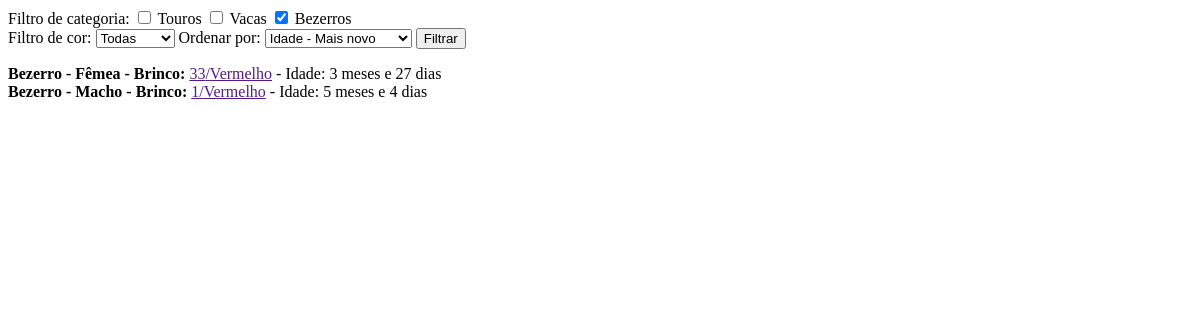
/list, run on an earlier commit of the app's database.
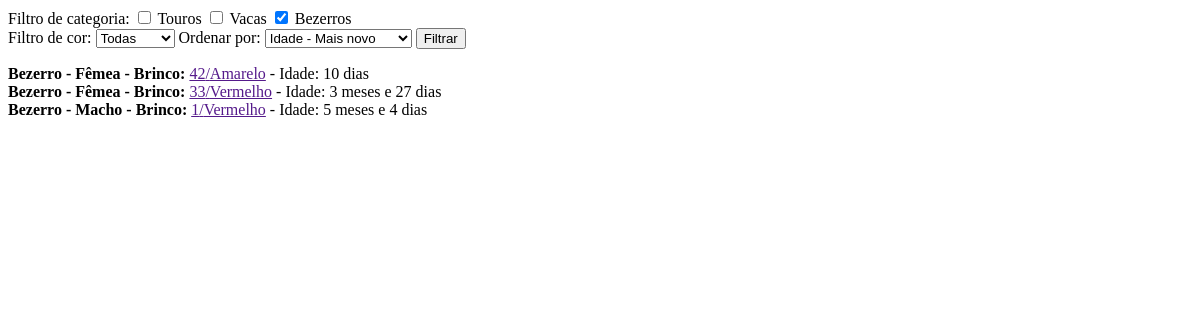
And on a later commit of the database.
### criacao/models.py (models this page shows)
class cabecagado(models.Model):
    id = AutoField(primary_key=True)
    author = ForeignKey(settings.AUTH_USER_MODEL,on_delete=models.CASCADE)
    n_etiqueta = IntegerField()
    brinco = ForeignKey(brinco,on_delete=models.CASCADE)
    nascimento = DateField()
    MALE = "Macho"
    FEMALE = "Fêmea"
    SEXO_CHOICES = (
        (MALE, "Macho"),
        (FEMALE, "Fêmea"),
    )
    sexo = models.CharField(max_length=5,
                  choices=SEXO_CHOICES,)
    observacoes = TextField(max_length=280,blank=True,null=True)
    esta_vivo = BooleanField(default=True)
    morte = DateField(null=True,blank=True)
    causa_mortis = CharField(blank=True,max_length=30,null=True)
    BOI = "Boi"
    MATRIZ = "Vaca"
    CRIA = "Bezerro"
    TIPO_CHOICES = (
        (BOI, "Touro"),
        (MATRIZ, "Vaca"),
        (CRIA,"Bezerro")
    )
    tipo = models.CharField(max_length=7,choices=TIPO_CHOICES,)
    def idade(self):
        dias = (datetime.date.today()-self.nascimento).days
        anos = dias//365
        meses = (dias%365)//30
        dias = ((dias%365)%30)
        return f"{f'{anos} anos, ' if anos else ''}{f'{meses} meses e ' if meses else ''}{dias} dias"

class brinco(models.Model):
    id = AutoField(primary_key=True)
    cor_nome = CharField(max_length=16,unique=True)
    cor = ColorField()

### criacao/views.py (the view, shortened to what this page needs)
# urls.py: path("list",CabecaListView)
def CabecaListView(request):
    if request.method == "GET":
        boi_checked = False
        matriz_checked = False
        cria_checked = True
        order_by_selected = False
        brinco_selected = False
        order_by_text = False
        brincos_set = cabecagado.objects.all()
        context = {"boi": "checked" if boi_checked else "",
                   "matriz": "checked" if matriz_checked else "",
                   "cria": "checked" if cria_checked else "",
                   "brincos": brinco.objects.all(),
                   "brinco_selected" : brinco_selected,
                   "order_by_selected": order_by_selected,
                   "order_by_text":order_by_text
                   }
        cabecas_set = cabecagado.objects.none()
        if boi_checked:
            cabecas_set = cabecas_set.union(cabecagado.objects.filter(tipo=cabecagado.BOI))
        if matriz_checked:
            cabecas_set = cabecas_set.union(cabecagado.objects.filter(tipo=cabecagado.MATRIZ))
        if cria_checked:
            cabecas_set = cabecas_set.union(cabecagado.objects.filter(tipo=cabecagado.CRIA))
        cabecas_set = cabecas_set & brincos_set
        if order_by_selected:
            if order_by_selected == "crescente":
                cabecas_set = cabecas_set.order_by('n_etiqueta')
            elif order_by_selected == "maisnovo":
                cabecas_set = cabecas_set.order_by('-nascimento')
            elif order_by_selected == "maisvelho":
                cabecas_set = cabecas_set.order_by('nascimento')
            elif order_by_selected == "decrescente":
                cabecas_set = cabecas_set.order_by('-n_etiqueta')
        else:
            cabecas_set = cabecas_set.order_by('-nascimento')
        context["cabecas"] = cabecas_set
        return render(request,"cabecaslist.html",context)

### criacao/templates/cabecaslist.html (shortened to what this page needs)
<body>
    <form action="list" method="get">
        Filtro de categoria:
        <input type = "checkbox"  id = "boi" name = "boi_checked" value = "True" {{boi}}>
        <label for="boi">Touros</label>
        <input type = "checkbox" id="matriz" name = "matriz_checked" value = "True" {{matriz}}>
        <label for="matriz">Vacas</label>
        <input type = "checkbox" id = "cria"  name = "cria_checked" value = "True" {{cria}}>
        <label for="cria">Bezerros</label><br>
        Filtro de cor:
        <select name="cor">
            <option value="all" selected>Todas</option>
        </select>
        Ordenar por:
        <select name="order_by">
            <option value="maisnovo" >Idade - Mais novo</option>
        </select>
        <input type="submit" value="Filtrar" />
    </form>
    {% for cabeca in cabecas %}
     <b>{{cabeca.tipo}} - {{cabeca.sexo}} - Brinco: </b><a href= "">{{cabeca.n_etiqueta}}/{{cabeca.brinco.cor_nome}}</a> - Idade: {{cabeca.idade}}<br>
    {% endfor %}
</body>

What changed in the data, as far as the page shows it:
added cabecagado: tipo "Bezerro", sexo "Fêmea", n_etiqueta "42", brinco.cor_nome "Amarelo", idade "10 dias"
